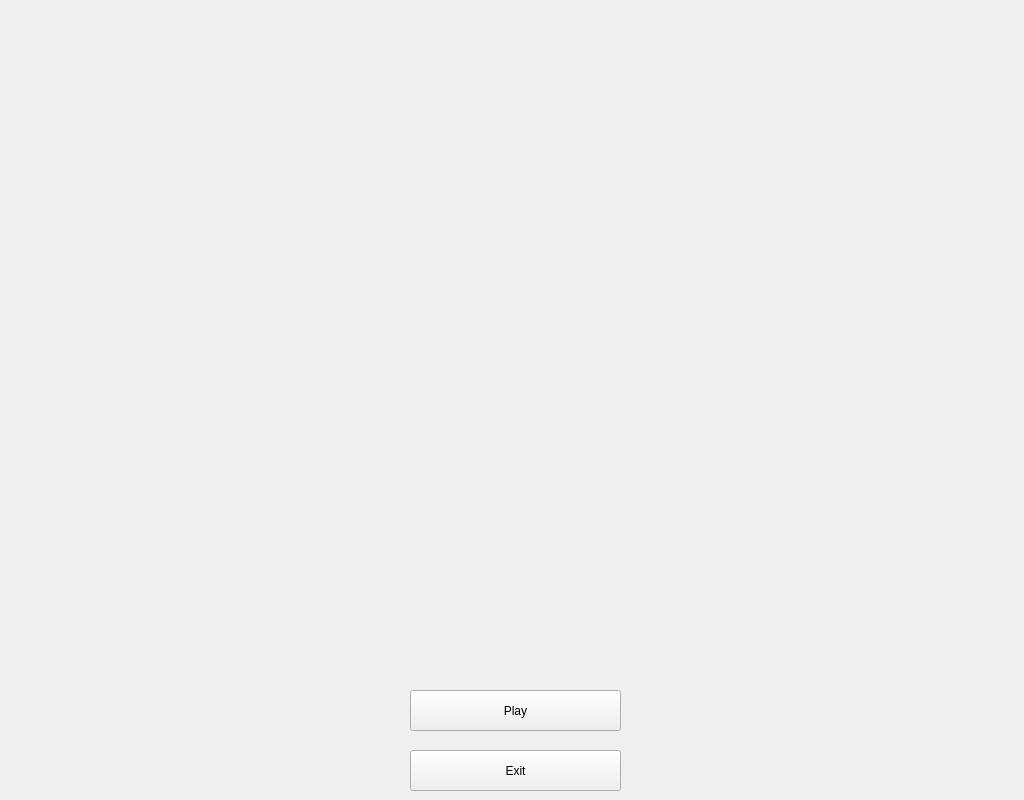
<?xml version="1.0" encoding="UTF-8"?>
<ui version="4.0">
 <class>MainWindow</class>
 <widget class="QMainWindow" name="MainWindow">
  <property name="geometry">
   <rect>
    <x>0</x>
    <y>0</y>
    <width>1024</width>
    <height>800</height>
   </rect>
  </property>
  <property name="sizePolicy">
   <sizepolicy hsizetype="Maximum" vsizetype="Maximum">
    <horstretch>0</horstretch>
    <verstretch>0</verstretch>
   </sizepolicy>
  </property>
  <property name="minimumSize">
   <size>
    <width>1024</width>
    <height>800</height>
   </size>
  </property>
  <property name="maximumSize">
   <size>
    <width>1024</width>
    <height>800</height>
   </size>
  </property>
  <property name="windowTitle">
   <string>Civilization</string>
  </property>
  <widget class="QWidget" name="centralwidget">
   <property name="autoFillBackground">
    <bool>false</bool>
   </property>
   <property name="styleSheet">
    <string notr="true">background-image: url(:/main_menu/resource/background_menu.png);</string>
   </property>
   <widget class="QPushButton" name="PlayButton">
    <property name="geometry">
     <rect>
      <x>410</x>
      <y>690</y>
      <width>211</width>
      <height>41</height>
     </rect>
    </property>
    <property name="autoFillBackground">
     <bool>true</bool>
    </property>
    <property name="styleSheet">
     <string notr="true">color: rgb(0, 0, 0);</string>
    </property>
    <property name="text">
     <string>Play</string>
    </property>
   </widget>
   <widget class="QPushButton" name="ExitButton">
    <property name="geometry">
     <rect>
      <x>410</x>
      <y>750</y>
      <width>211</width>
      <height>41</height>
     </rect>
    </property>
    <property name="autoFillBackground">
     <bool>true</bool>
    </property>
    <property name="styleSheet">
     <string notr="true">color: rgb(0, 0, 0);</string>
    </property>
    <property name="text">
     <string>Exit</string>
    </property>
   </widget>
  </widget>
 </widget>
 <resources/>
 <connections/>
</ui>
